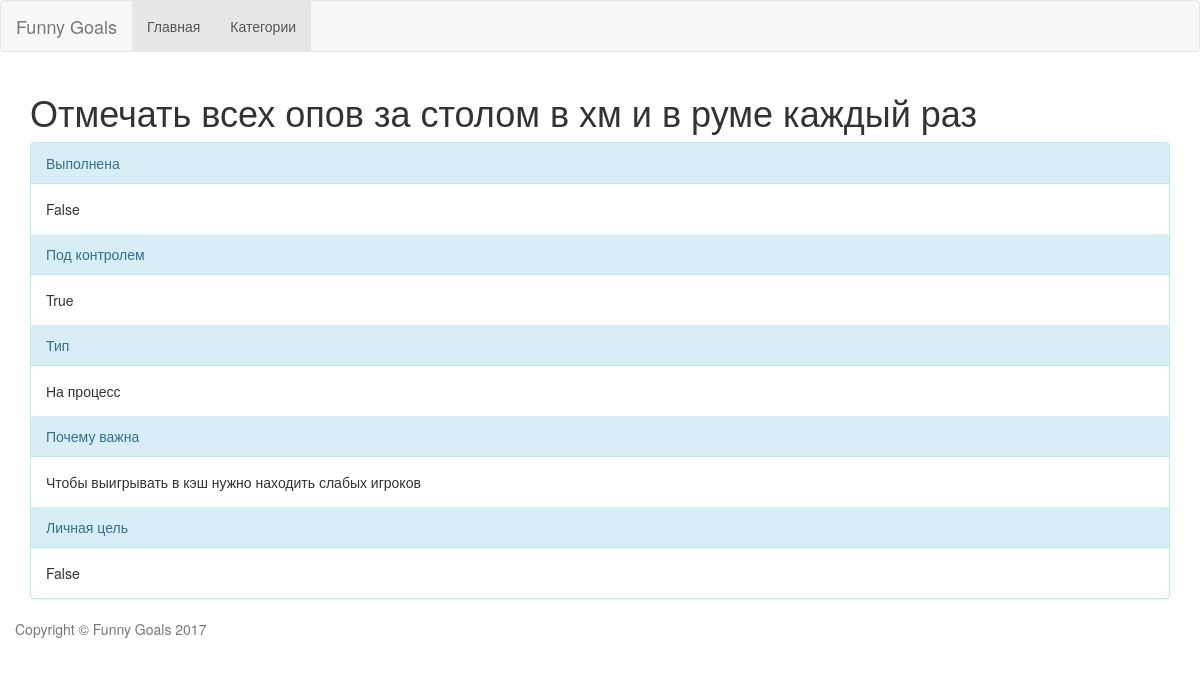
Page /goals/goal/detail/4 on the committed database.
### goal_app/models.py (models this page shows, shortened)
class Goal(models.Model):
    name = models.CharField(max_length=64)
    is_success = models.BooleanField(default=False)
    in_control = models.BooleanField(default=False)
    refs_in_control = models.ManyToManyField('self', null=True, blank=True)
    is_personal = models.BooleanField(default=False)
    def has_refs_in_control(self):
        return self.in_control or bool(self.refs_in_control.all())
    TODAY = 'TD'
    SHORT = 'SH'
    MIDDLE = 'MD'
    LONG = 'LG'
    BY_TIME = (
        (TODAY, 'На сегодня'),
        (SHORT, 'Краткосрочные'),
        (MIDDLE, 'Среднесрочные'),
        (LONG, 'Долгострочные')
    )
    by_time = models.CharField(max_length=2, choices=BY_TIME)
    RESULT = 'R'
    PROCESS = 'P'
    BY_TYPE = (
        (RESULT, 'На результат'),
        (PROCESS, 'На процесс')
    )
    by_type = models.CharField(max_length=1, choices=BY_TYPE)
    def get_type(self):
        for t in self.BY_TYPE:
            if t[0] == self.by_type:
                return t[1]
    why_important = models.TextField(blank=True)
    category = models.ForeignKey(Category)

### goal_app/views.py (the view)
# urls.py: url(r'goal/detail/(?P<pk>\d+)$', GoalDetailView.as_view(), name='goal')
class GoalDetailView(DetailView):
    model = Goal
    template_name = 'goal.html'

### goal_app/templates/goal.html (shortened to what this page needs)
{% extends "main.html" %}
{% block content %}
    <h1>{{object.name}}</h1>
    <div class="panel {% if not object.has_refs_in_control %}panel-warning{%else%}panel-info{%endif%}">
        <div class="panel-heading">
            Выполнена
        </div>
        <div class="panel-body">
            {{object.is_success}}
        </div>
        <div class="panel-heading">
            Под контролем
        </div>
        <div class="panel-body">
            {{object.in_control}}
        </div>
        <div class="panel-heading">
            Тип
        </div>
        <div class="panel-body">
            {{object.get_type}}
        </div>
        <div class="panel-heading">
            Почему важна
        </div>
        <div class="panel-body">
            {{object.why_important}}
        </div>
        <div class="panel-heading">
            Личная цель
        </div>
        <div class="panel-body">
            {{object.is_personal}}
        </div>
    </div>
{% endblock %}

### rows in the picture
Goal: name "Отмечать всех опов за столом в хм и в руме каждый раз", is_success "False", in_control "True", get_type "На процесс", why_important "Чтобы выигрывать в кэш нужно находить слабых игроков", is_personal "False"
